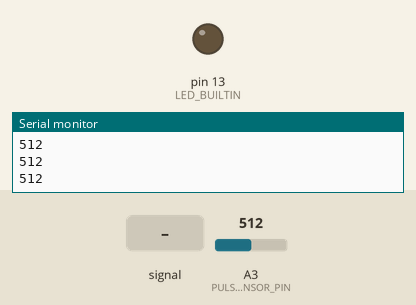
This sketch was run on a simulated Arduino Uno, built with avr-gcc and run on an emulated ATmega328P. Shown: output pins drawn as LEDs (lit = HIGH), the last lines printed to the serial monitor. Dashed ring = blinking. The test bench sets the inputs (shaded band); at power-on: A3 (PULSE_SENSOR_PIN) = 512.

Above: at 1.2 s.
1.3 s: A3 (PULSE_SENSOR_PIN) fed a 200 Hz sine of ±81 counts around its level
At 1.54 s:
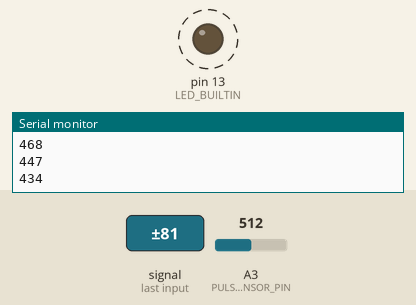
4.3 s: A3 (PULSE_SENSOR_PIN) set to 716
At 4.3 s:
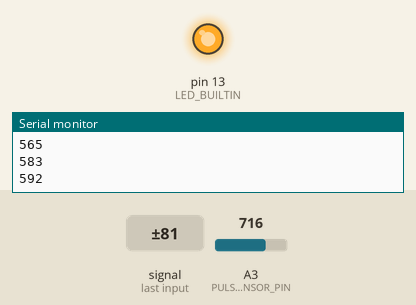
5.8 s: A3 (PULSE_SENSOR_PIN) set to 569
7.3 s: A3 (PULSE_SENSOR_PIN) set to 534
At 8.5 s:
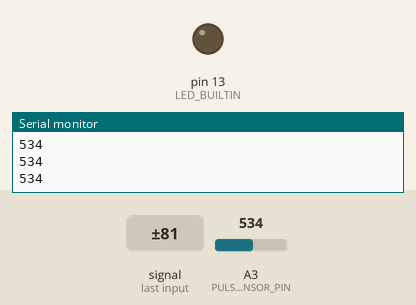
8.8 s: A3 (PULSE_SENSOR_PIN) set to 560
At 10.0 s:
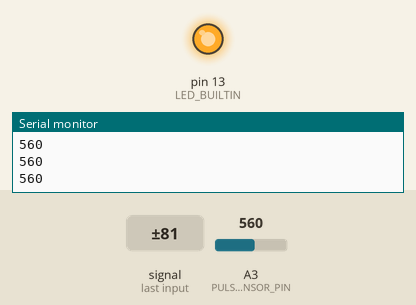
Timing chart, 0 to 11.3 s (numbered marks = the images above; inputs shaded):
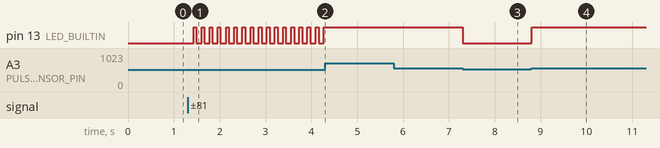

Measured:
- the behaviour switches between 551 and 550 on A3 (PULSE_SENSOR_PIN) (found by bisection; images 2 and 3)
- after the input at 1.3 s, pin 13 (LED_BUILTIN): alternates HIGH for 0.06 s and LOW for 0.11 s, starting after 0.13 s
- after the input at 4.3 s, pin 13 (LED_BUILTIN): stops changing and stays HIGH
- after the input at 7.3 s, pin 13 (LED_BUILTIN): HIGH → LOW at once
- after the input at 8.8 s, pin 13 (LED_BUILTIN): LOW → HIGH at once

The sketch:

Pulse_Sensor.ino
```cpp
int const PULSE_SENSOR_PIN = 3;
int Signal;
int Threshold = 550;
void setup()
{
	pinMode(LED_BUILTIN,OUTPUT);
	Serial.begin(9600);
}

void loop() {

	Signal = analogRead(PULSE_SENSOR_PIN);
	Serial.println(Signal);
	if(Signal > Threshold)
	{
		digitalWrite(LED_BUILTIN,HIGH);
	}
	else
	{
		digitalWrite(LED_BUILTIN,LOW);
	}
	delay(10);
}
```
